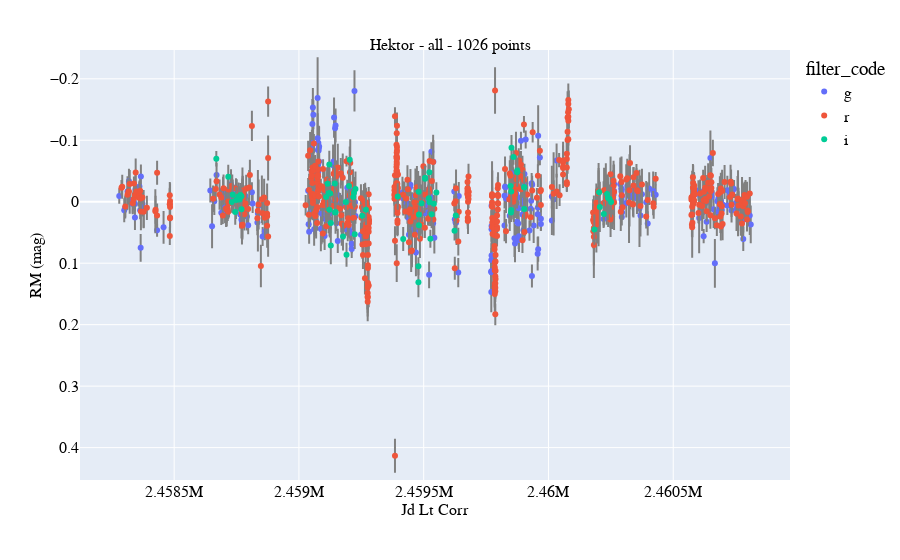

The notebook cell saved with this chart:
### Code cell
plots.general(x_column='jd_lt_corr',
              y_column='phase_corrected_mag',
              show_yerr=True,
              show_color=True,
              color_column='filter_code',
              table=merged_table_corr,
              save_path=string+'_corrected_by_phase_and_rotation_final.jpg')

### Figure 1 — Plotly figure (JSON) as saved in the notebook; plotly's stock layout.template omitted (floating-point values rounded to 4 significant figures; data arrays with more than 128 entries replaced by an {"elided": "..."} marker saying what was removed)
{"data": [{"cliponaxis": true, "error_y": {"array": {"elided": "1026 float values"}, "color": "gray", "type": "data", "width": 1}, "hovertemplate": "filter_code=g<br>jd_lt_corr=%{x}<br>phase_corrected_mag=%{y}<extra></extra>", "legendgroup": "g", "marker": {"color": "#636efa", "symbol": "circle"}, "mode": "markers", "name": "g", "orientation": "v", "showlegend": true, "type": "scatter", "x": {"elided": "351 float values"}, "xaxis": "x", "y": {"elided": "351 float values"}, "yaxis": "y"}, {"cliponaxis": true, "error_y": {"array": {"elided": "1026 float values"}, "color": "gray", "type": "data", "width": 1}, "hovertemplate": "filter_code=r<br>jd_lt_corr=%{x}<br>phase_corrected_mag=%{y}<extra></extra>", "legendgroup": "r", "marker": {"color": "#EF553B", "symbol": "circle"}, "mode": "markers", "name": "r", "orientation": "v", "showlegend": true, "type": "scatter", "x": {"elided": "604 float values"}, "xaxis": "x", "y": {"elided": "604 float values"}, "yaxis": "y"}, {"cliponaxis": true, "error_y": {"array": {"elided": "1026 float values"}, "color": "gray", "type": "data", "width": 1}, "hovertemplate": "filter_code=i<br>jd_lt_corr=%{x}<br>phase_corrected_mag=%{y}<extra></extra>", "legendgroup": "i", "marker": {"color": "#00cc96", "symbol": "circle"}, "mode": "markers", "name": "i", "orientation": "v", "showlegend": true, "type": "scatter", "x": [2459000.0, 2459000.0, 2459000.0, 2459000.0, 2459000.0, 2459000.0, 2459000.0, 2459000.0, 2459000.0, 2459000.0, 2459000.0, 2459000.0, 2459000.0, 2459000.0, 2459000.0, 2459000.0, 2459000.0, 2459000.0, 2459000.0, 2459000.0, 2459000.0, 2459000.0, 2459000.0, 2459000.0, 2459000.0, 2459000.0, 2459000.0, 2459000.0, 2459000.0, 2459000.0, 2459000.0, 2459000.0, 2459000.0, 2459000.0, 2459000.0, 2459000.0, 2459000.0, 2459000.0, 2459000.0, 2459000.0, 2459000.0, 2460000.0, 2460000.0, 2460000.0, 2460000.0, 2460000.0, 2460000.0, 2460000.0, 2460000.0, 2460000.0, 2460000.0, 2460000.0, 2460000.0, 2460000.0, 2460000.0, 2460000.0, 2460000.0, 2460000.0, 2460000.0, 2460000.0, 2460000.0, 2460000.0, 2460000.0, 2460000.0, 2460000.0, 2460000.0, 2460000.0, 2460000.0, 2460000.0, 2460000.0, 2460000.0], "xaxis": "x", "y": [-0.07002, -0.04043, 0.0004431, -0.01139, 0.01685, -0.002976, -0.008514, -0.003756, -0.01108, -0.008759, 0.0123, -0.007612, -0.02925, -0.014, -0.06045, 0.01315, -0.01328, 0.07116, 0.03452, -0.02945, 0.01748, 0.01652, 0.05656, 0.0003139, 0.08618, -0.02549, -0.06834, -0.007649, -0.01443, 0.05311, -0.02065, 0.02285, 0.01305, -0.008468, 0.06071, 0.1049, 0.1308, -0.01606, 0.02085, 0.03841, 0.002511, -0.03728, -0.03904, -0.005646, -0.04792, 0.0007043, 0.06037, 0.02041, 0.003153, -0.01487, 0.04735, 0.02224, -0.02548, 0.01748, -0.01677, 0.01334, -0.08797, -0.07288, -0.05077, -0.0478, -0.0234, 0.01181, -0.02365, 0.04538, -0.01544, 0.008379, 0.02002, -0.01261, -0.006446, -0.004309, 0.0006197], "yaxis": "y"}], "layout": {"coloraxis": {"colorbar": {"tickfont": {"color": "black", "family": "serif", "size": 16}, "title": {"font": {"color": "black", "family": "serif", "size": 16}}}}, "font": {"color": "black", "family": "serif", "size": 16}, "legend": {"title": {"text": "filter_code"}, "tracegroupgap": 0}, "margin": {"t": 50}, "title": {"font": {"color": "black", "family": "serif", "size": 16}, "text": "Hektor - all - 1026 points", "x": 0.5, "y": 0.93}, "xaxis": {"anchor": "y", "domain": [0, 1], "tickfont": {"color": "black", "family": "serif", "size": 16}, "title": {"font": {"color": "black", "family": "serif", "size": 16}, "standoff": 4, "text": "Jd Lt Corr"}}, "yaxis": {"anchor": "x", "autorange": false, "domain": [0, 1], "range": [0.4527, -0.2468], "tickfont": {"color": "black", "family": "serif", "size": 16}, "title": {"font": {"color": "black", "family": "serif", "size": 16}, "standoff": 4, "text": "RM (mag)"}}}}
